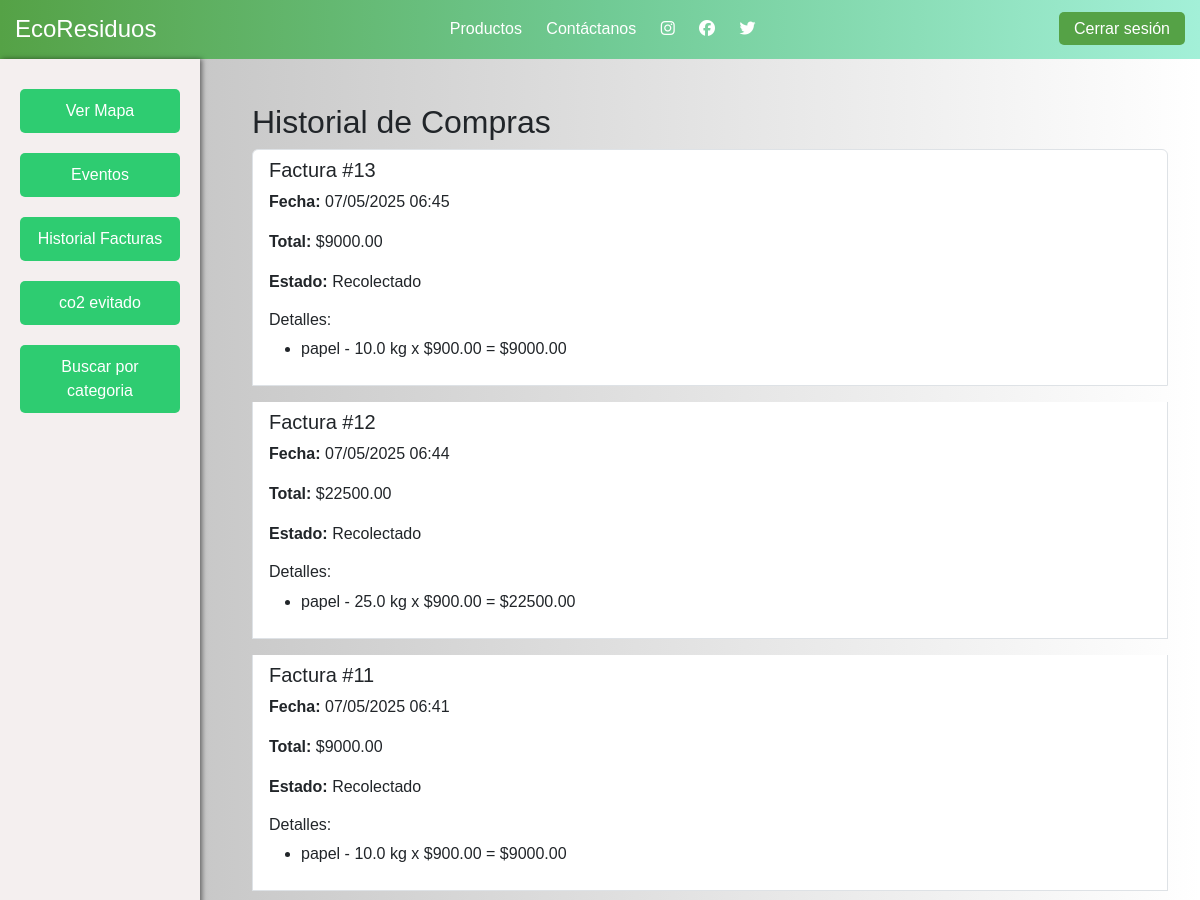
Page /historial_facturas/ (signed in, upper part) on the earlier database version.
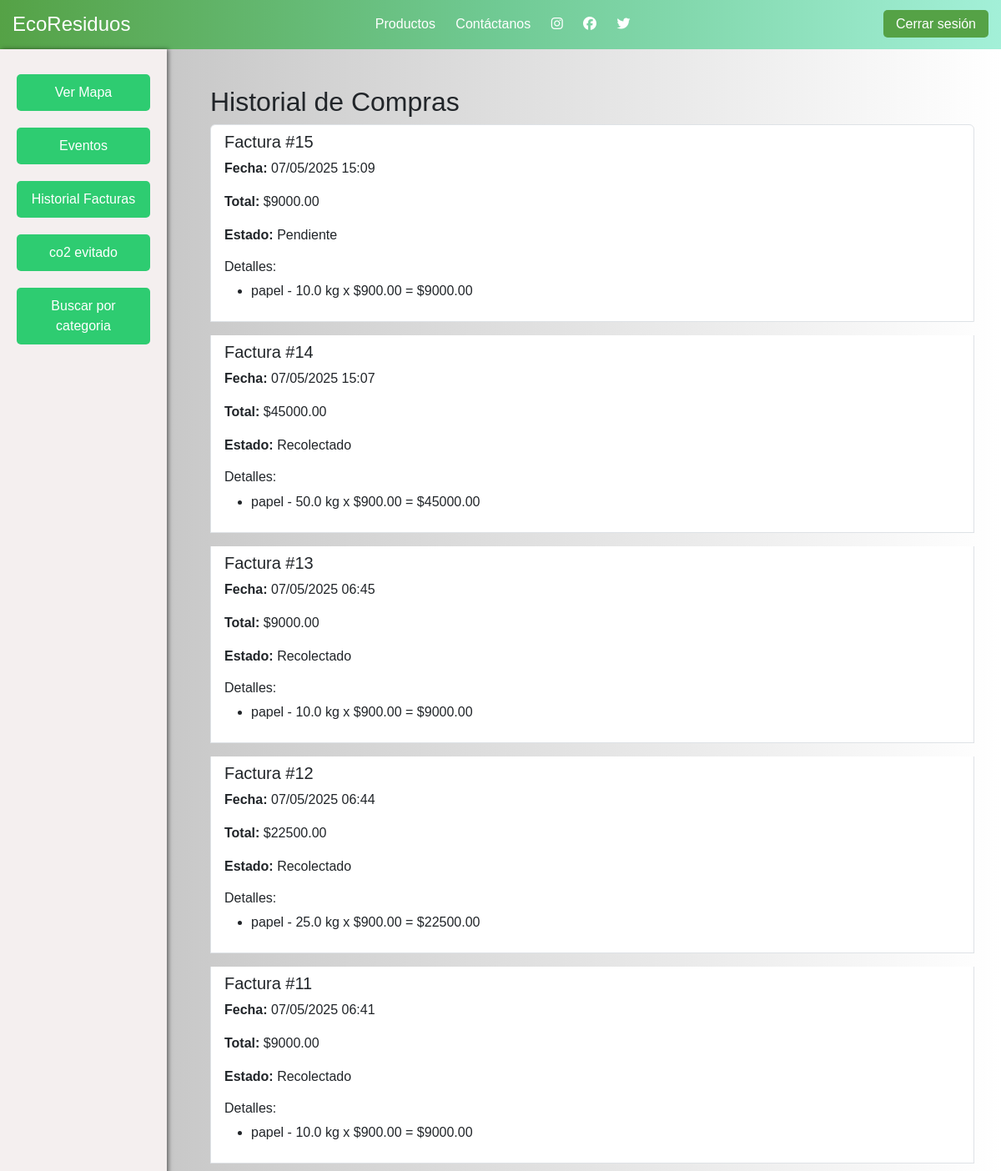
Same page on the later database version.
### tareas/models.py (models this page shows, shortened)
class Factura(models.Model):
    PENDIENTE = 'pendiente'
    EN_RECOLECCION = 'en_recoleccion'
    RECOLECTADO = 'recolectado'
    ESTADOS = [
        (PENDIENTE, 'Pendiente'),
        (EN_RECOLECCION, 'En recolección'),
        (RECOLECTADO, 'Recolectado'),
    ]
    usuario = models.ForeignKey(settings.AUTH_USER_MODEL, on_delete=models.CASCADE)  # Quien cotiza
    creador_ubicacion = models.ForeignKey(settings.AUTH_USER_MODEL, on_delete=models.CASCADE, related_name='cotizaciones_recibidas')
    fecha = models.DateTimeField(auto_now_add=True)
    total = models.DecimalField(max_digits=10, decimal_places=2)
    estado = models.CharField(
        max_length=20,
        choices=[('pendiente', 'Pendiente'), ('en_recoleccion', 'En Recolección'), ('recolectado', 'Recolectado')],
        default='pendiente'
    )

class DetalleFactura(models.Model):
    factura = models.ForeignKey(Factura, related_name='detalles', on_delete=models.CASCADE)
    categoria = models.ForeignKey('CategoriaResiduo', on_delete=models.CASCADE)
    cantidad_kg = models.FloatField()
    precio_unitario = models.DecimalField(max_digits=10, decimal_places=2)
    precio_total = models.DecimalField(max_digits=10, decimal_places=2)

class CategoriaResiduo(models.Model):
    nombre = models.CharField(max_length=100)
    factor_co2 = models.FloatField(help_text="kg CO₂e evitado por kg de residuo")

### tareas/views.py (the view)
# urls.py: path('historial_facturas/', historial_facturas, name='historial_facturas'),
@login_required
def historial_facturas(request):
    facturas = Factura.objects.filter(usuario=request.user).order_by('-fecha')
    return render(request, 'historial_facturas.html', {
        'facturas': facturas
    })

### tareas/templates/historial_facturas.html (shortened to what this page needs)
{% extends 'base2.html' %}
{% block content %}
<div class="container mt-4">
    <h2>Historial de Compras</h2>
    {% if facturas %}
        <div class="list-group">
            {% for factura in facturas %}
                <div class="list-group-item mb-3">
                    <h5>Factura #{{ factura.id }}</h5>
                    <p><strong>Fecha:</strong> {{ factura.fecha|date:"d/m/Y H:i" }}</p>
                    <p><strong>Total:</strong> ${{ factura.total }}</p>
                    <p><strong>Estado:</strong> {{ factura.estado|title }}</p>
                    <h6>Detalles:</h6>
                    <ul>
                        {% for detalle in factura.detalles.all %}
                            <li>
                                {{ detalle.categoria.nombre }} - {{ detalle.cantidad_kg }} kg x ${{ detalle.precio_unitario }} = ${{ detalle.precio_total }}
                            </li>
                        {% endfor %}
                    </ul>
                </div>
            {% endfor %}
        </div>
    {% else %}
        <p>No tienes compras registradas.</p>
    {% endif %}
</div>
{% endblock %}

Differences in the rows shown:
added Factura: id "15", fecha "07/05/2025 15:09", total "9000.00", estado "Pendiente"
added DetalleFactura: categoria.nombre "papel", cantidad_kg "10.0", precio_unitario "900.00", precio_total "9000.00", shown under "15"
added Factura: id "14", fecha "07/05/2025 15:07", total "45000.00", estado "Recolectado"
added DetalleFactura: categoria.nombre "papel", cantidad_kg "50.0", precio_unitario "900.00", precio_total "45000.00", shown under "14"
